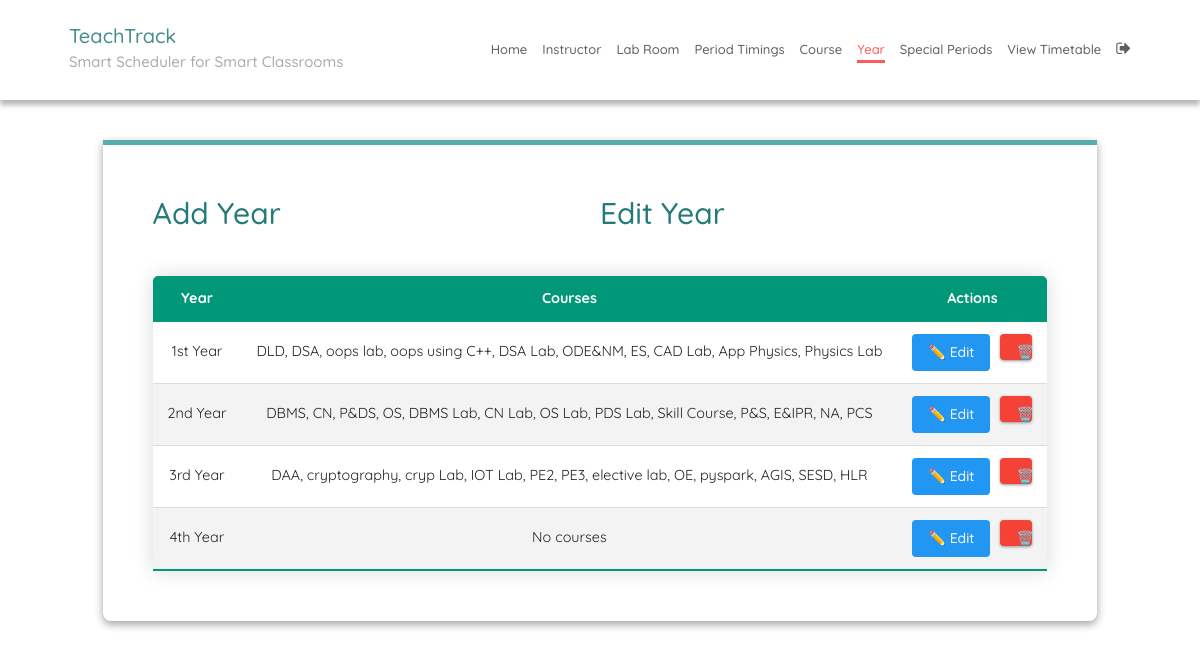
The app's page /yearEdit/ (signed in), older data.
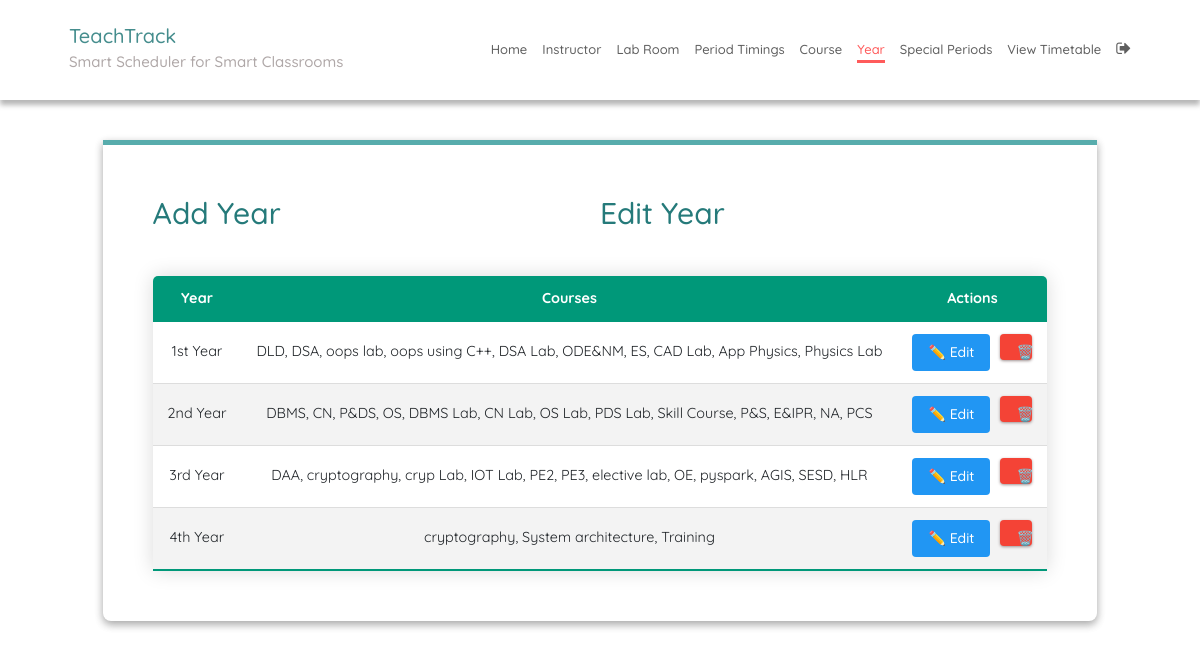
The same page, newer data.
### SchedulerApp/models.py (models this page shows, shortened)
class Year(models.Model):
    year_name = models.CharField(max_length=20)  # e.g. "2nd Year"
    courses = models.ManyToManyField(Course)
    lunch_period = models.IntegerField(
        default=5,
        validators=[MinValueValidator(1), MaxValueValidator(8)],
        help_text="Which time slot is lunch break (1-8). 1st year=4 (11:25-12:15), Others=5 (12:15-1:05)"
    )

class Course(models.Model):
    course_number = models.CharField(max_length=10, primary_key=True)
    course_name = models.CharField(max_length=40)
    max_numb_students = models.CharField(max_length=65)
    instructors = models.ManyToManyField(Instructor)
    course_type = models.CharField(max_length=10, choices=COURSE_TYPE, default='THEORY')
    lab_rooms = models.ManyToManyField(LabRoom, blank=True)
    hours_per_week = models.IntegerField(default=3)
    max_continuous_hours = models.IntegerField(default=1)
    priority = models.IntegerField(default=1)
    dept_code = models.CharField(max_length=10, null=True, blank=True, help_text="Department code: IT, EC, ME, etc.")

### SchedulerApp/views.py (the view)
# urls.py: path('yearEdit/', yearEdit, name='yearEdit'),    path('yearUpdate/<int:pk>/', yearUpdate, name='yearUpdate'),    path('yearDelete/<pk>/', yearDelete, name='yearDelete'),
@login_required
def yearEdit(request):
    return render(request, 'yearEdit.html', {
        'years': Year.objects.all()
    })

### SchedulerApp/templatetags/index.py (called while the page is built)
@register.tag
def active(parser, token):
    args = token.split_contents()
    template_tag = args[0]
    if len(args) < 2:
        raise template.TemplateSyntaxError(
            f'{template_tag} tag requires at least one argument'
        )
    return NavSelectedNode(args[1:])

    def render(self, context):
        path = context['request'].path
        for p in self.patterns:
            pValue = template.Variable(p).resolve(context)
            if path == pValue:
                return 'active'
        return ''

### templates/yearEdit.html (shortened to what this page needs)
{% extends 'base.html' %}
{% load static %}
{% load index %}
{% block content %}
<fieldset class="fieldset">
  <div class="tablink">
    <a href="{% url 'yearAdd' %}">
      <h1 id="defaultOpen">Add Year</h1>
    </a>
    <h1 id="link_to_edit">Edit Year</h1>
  </div>
  <div class="tabcontent" id="edit">
    <table class="editTable">
      <thead>
        <tr class="table-headers">
          <th>Year</th>
          <th>Courses</th>
          <th>Actions</th>
        </tr>
      </thead>
      <tbody>
        {% for year in years %}
        <tr>
          <td>{{ year.year_name }}</td>
          <td>
            {% for course in year.courses.all %}
              {{ course.course_name }}{% if not forloop.last %}, {% endif %}
            {% empty %}
              No courses
            {% endfor %}
          </td>
          <td>
            <div style="display: flex; gap: 10px; justify-content: center;">
              <a href="{% url 'yearUpdate' year.id %}"
                 style="background: #2196F3; color: white; padding: 8px 16px; text-decoration: none; border-radius: 4px; display: inline-block; font-size: 14px; font-weight: 500;">
                ✏️ Edit
              </a>
              <form action="{% url 'yearDelete' year.id %}" method="post" style="margin: 0;">
                <input type="submit" value="🗑️ Delete" class="cross"
                       style="background: #f44336; color: white; padding: 8px 16px; border: none; border-radius: 4px; cursor: pointer; font-size: 14px; font-weight: 500;"
                       onclick="return confirm('Are you sure you want to delete {{ year.year_name }}?');">
              </form>
            </div>
          </td>
        </tr>
        {% endfor %}
      </tbody>
    </table>
  </div>
</fieldset>
{% endblock %}

Row changes from the older to the newer data that the page shows:
changed Year "4th Year": gains Course (course_name "Training"); gains Course (course_name "cryptography"); no longer shows "No courses"
added Course: course_name "System architecture", shown under Year "4th Year"
